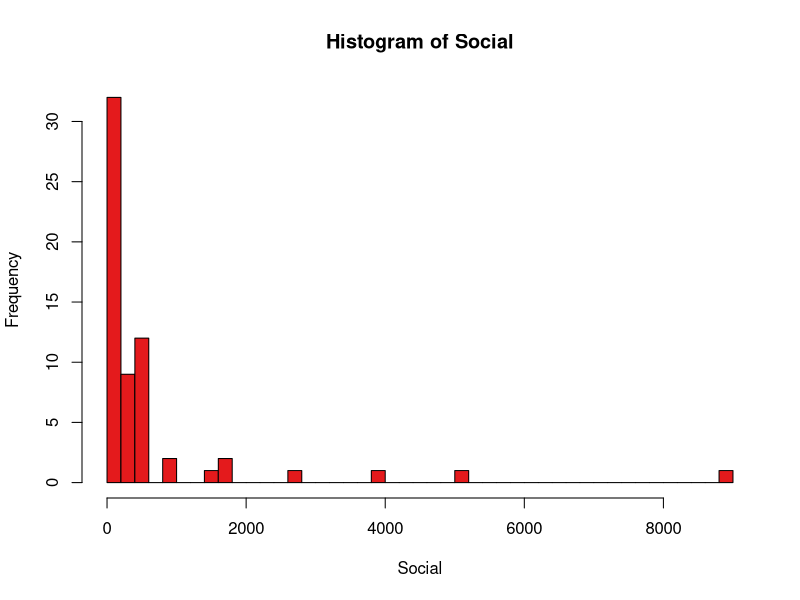

The R script that drew this image:
require("RColorBrewer")
palette(brewer.pal(8, "Set1"))

pdf("social-hist.pdf", width=5, height=5)

data <- read.csv("class-survey.csv")

with(data, hist(Social, "FD", col=1))

dev.off()


